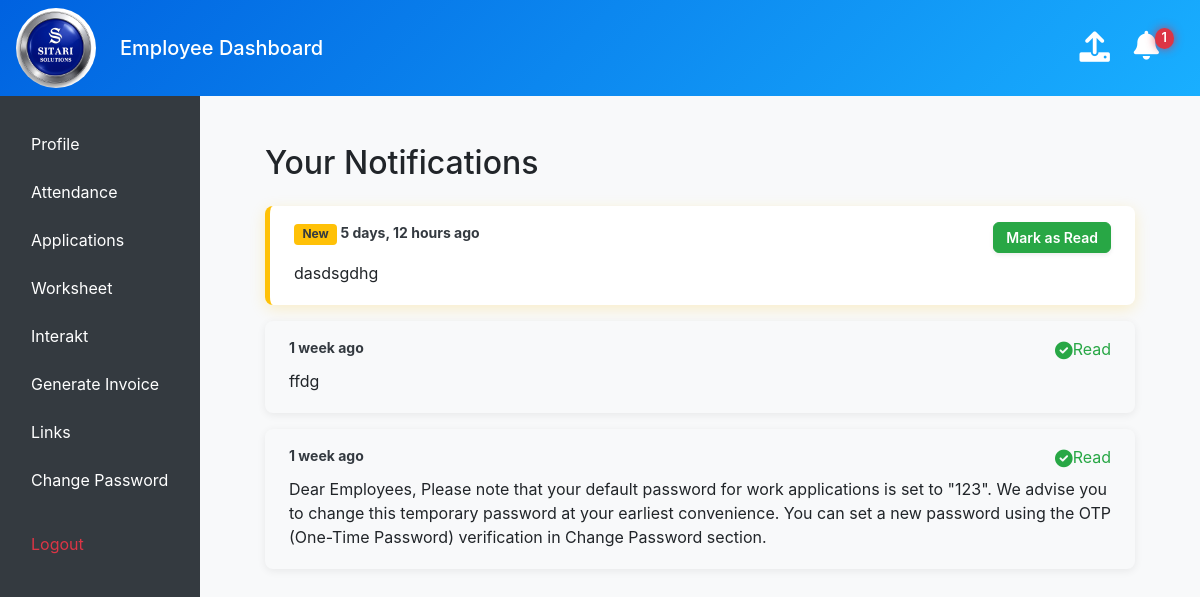
/notifications/ (signed in), run on an earlier commit of the app's database.
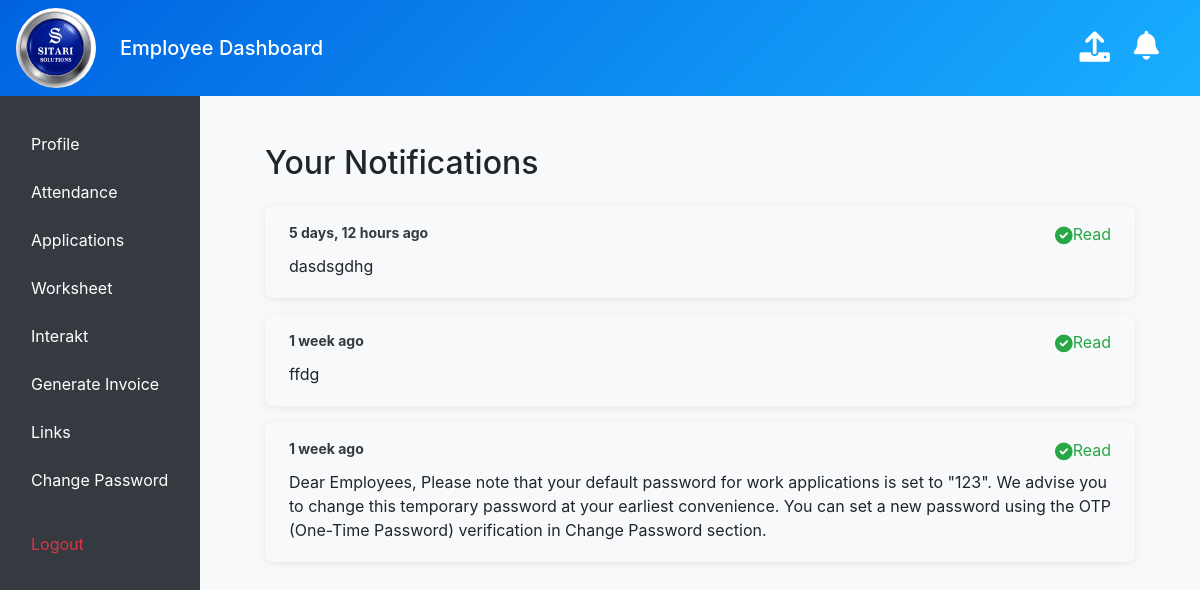
And on a later commit of the database.
### management/models.py (models this page shows, shortened)
class UserNotificationStatus(models.Model):
    employee = models.ForeignKey(Employee, on_delete=models.CASCADE)
    notification = models.ForeignKey(Notification, on_delete=models.CASCADE)
    is_read = models.BooleanField(default=False)
    class Meta:
        unique_together = ('employee', 'notification')

class Notification(models.Model):
    description = models.TextField()
    created_at = models.DateTimeField(auto_now_add=True)
    recipients = models.ManyToManyField(Employee, through='UserNotificationStatus', related_name='notifications')
    class Meta:
        ordering = ['-created_at']

### management/views.py (the view)
    def wrapped_view(request, *args, **kwargs):
        employee = get_logged_in_employee(request)
        if not employee:
            messages.error(request, "You must be logged in to view this page.")
            return redirect('login') # Make sure you have a 'login' URL name
        return view_func(request, employee, *args, **kwargs)

### management/context_processors.py (called while the page is built)
def notifications_context(request):
    if request.session.get('employee_id'):
        employee_id = request.session.get('employee_id')
        count = UserNotificationStatus.objects.filter(employee_id=employee_id, is_read=False).count()
        return {'unread_notification_count': count}
    return {'unread_notification_count': 0}

### management/ip_restriction.py (called while the page is built)
def get_client_ip(request):
    x_forwarded_for = request.META.get('HTTP_X_FORWARDED_FOR')
    if x_forwarded_for:
        ip = x_forwarded_for.split(',')[0].strip()
    else:
        ip = request.META.get('REMOTE_ADDR')
    return ip

    def __call__(self, request):
        ip = get_client_ip(request)
        if not self.is_ip_allowed(ip):
            logger.warning(f"Access denied for IP: {ip}")
            return HttpResponseForbidden("Access denied.")
        response = self.get_response(request)
        return response

### management/models.py (called while the page is built)
    def __str__(self):
        return self.name

### management/templatetags/upload_tags.py (called while the page is built)
@register.simple_tag
def get_upload_form():
    return EmployeeUploadForm()

### management/templates/notifications.html (shortened to what this page needs)
{% extends "masteremployee.html" %}
{% block content %}
<div class="container mt-4 notification-container">
    <h2 class="mb-4">Your Notifications</h2>
    <div class="list-group">
        {% for status in notifications %}
            <div class="card notification-card {% if not status.is_read %}notification-unread{% else %}notification-read{% endif %}">
                <div class="card-body px-4 py-3">
                    <div class="d-flex justify-content-between align-items-start mb-2">
                        <div class="font-weight-bold text-dark small">
                            {% if not status.is_read %}
                                <span class="badge bg-warning text-dark me-2">New</span>
                            {% endif %}
                            <span>{{ status.notification.created_at|timesince }} ago</span>
                        </div>
                        <div>
                            {% if not status.is_read %}
                                <a href="{% url 'mark_notification_as_read' status.pk %}"
                                   class="btn btn-success btn-sm text-white fw-semibold shadow-sm">
                                    Mark as Read
                                </a>
                            {% else %}
                                <span class="text-success fw-bold">
                                    <i class="fas fa-check-circle me-1"></i>Read
                                </span>
                            {% endif %}
                        </div>
                    </div>
                    <div class="text-body mb-1 fs-5">
                        {{ status.notification.description }}
                    </div>
                </div>
            </div>
        {% empty %}
            <div class="card mb-3 shadow-sm border-0 bg-light">
                <div class="card-body text-center text-muted">
                    You have no notifications.
                </div>
            </div>
        {% endfor %}
    </div>
</div>
{% endblock %}

What changed in the data, as far as the page shows it:
changed UserNotificationStatus "dasdsgdhg": is_read "New Mark as Read" → "Read"
Also different on the page:
{{ unread_notification_count }}: "1" → (not shown)
